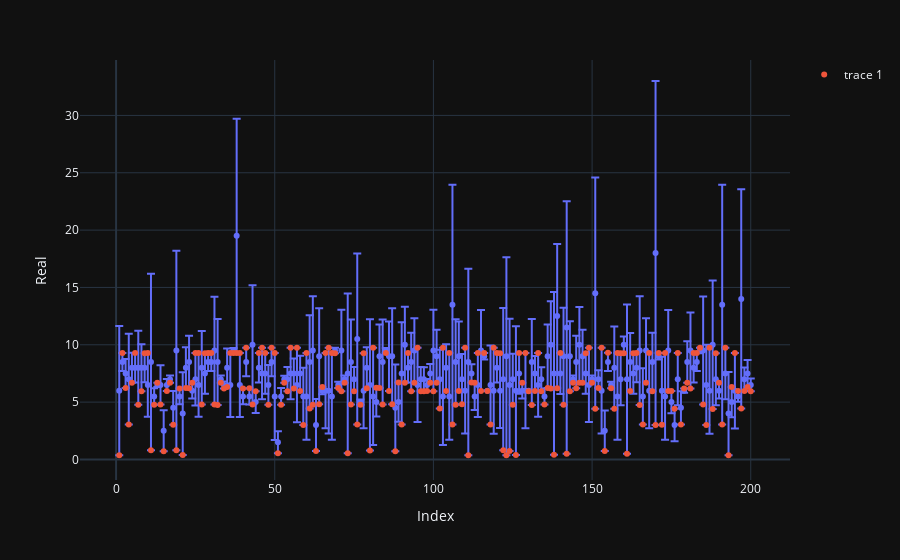

Write notebook code for a chart like this one.
### Code cell
import plotly.express as px

errors = []
errors_distance = []
predicted_values = []

for _, row in test_set.iterrows():
    inti_test_value = row['cleaned_humidity']
    result_test_value = row['cleaned_visibility'] * max_visibility
    predicted = spice_net.decode_som_1(inti_test_value) * max_visibility
    predicted_values.append(predicted)
    errors.append(abs(predicted - result_test_value) / max_visibility * 100)
    errors_distance.append(abs(predicted - result_test_value))
    print(
        f'Error: {errors[-1]:.6f},\t Distance: {errors_distance[-1]:.6f}, Predicted: {predicted:.6f},\t Actual: {result_test_value:.6f}')

print('------------------------------------')
print(f'test set length: {len(test_set)}')
print(f'Mean Error in km {np.mean(np.array(errors_distance))}')
print(f'Mean Error in % {np.mean(np.array(errors))}')
print(f'Median Error in % {np.median(np.array(errors))}')

direction = test_set['Visibility (km)'].to_numpy() - np.array(predicted_values)
error_df = pd.DataFrame(
    {'Index': range(1, len(errors) + 1),
     'Real': test_set['Visibility (km)'],
     'Distance': errors_distance,
     'dir': direction.tolist()})
fig = px.scatter(error_df, x="Index", y="Real", error_y="Distance")
fig.add_scatter(x=error_df['Index'].to_numpy(), y=predicted_values, fillcolor='orange', mode='markers')
#fig.add_scatter(x=error_df['Index'].to_numpy(), y=error_df['Real'].to_numpy(), fillcolor='green')
fig.show()

### Figure 1 — Plotly figure (JSON) as saved in the notebook; plotly's stock layout.template omitted (floating-point values rounded to 4 significant figures; data arrays with more than 128 entries replaced by an {"elided": "..."} marker saying what was removed)
{"data": [{"error_y": {"array": {"elided": "200 float values"}}, "hovertemplate": "Index=%{x}<br>Real=%{y}<extra></extra>", "legendgroup": "", "marker": {"color": "#636efa", "symbol": "circle"}, "mode": "markers", "name": "", "orientation": "v", "showlegend": false, "x": {"elided": "200 int values"}, "xaxis": "x", "y": {"elided": "200 float values"}, "yaxis": "y", "type": "scatter"}, {"fillcolor": "orange", "mode": "markers", "x": {"elided": "200 int values"}, "y": {"elided": "200 float values"}, "type": "scatter"}], "layout": {"xaxis": {"anchor": "y", "domain": [0.0, 1.0], "title": {"text": "Index"}}, "yaxis": {"anchor": "x", "domain": [0.0, 1.0], "title": {"text": "Real"}}, "legend": {"tracegroupgap": 0}, "margin": {"t": 60}}}
